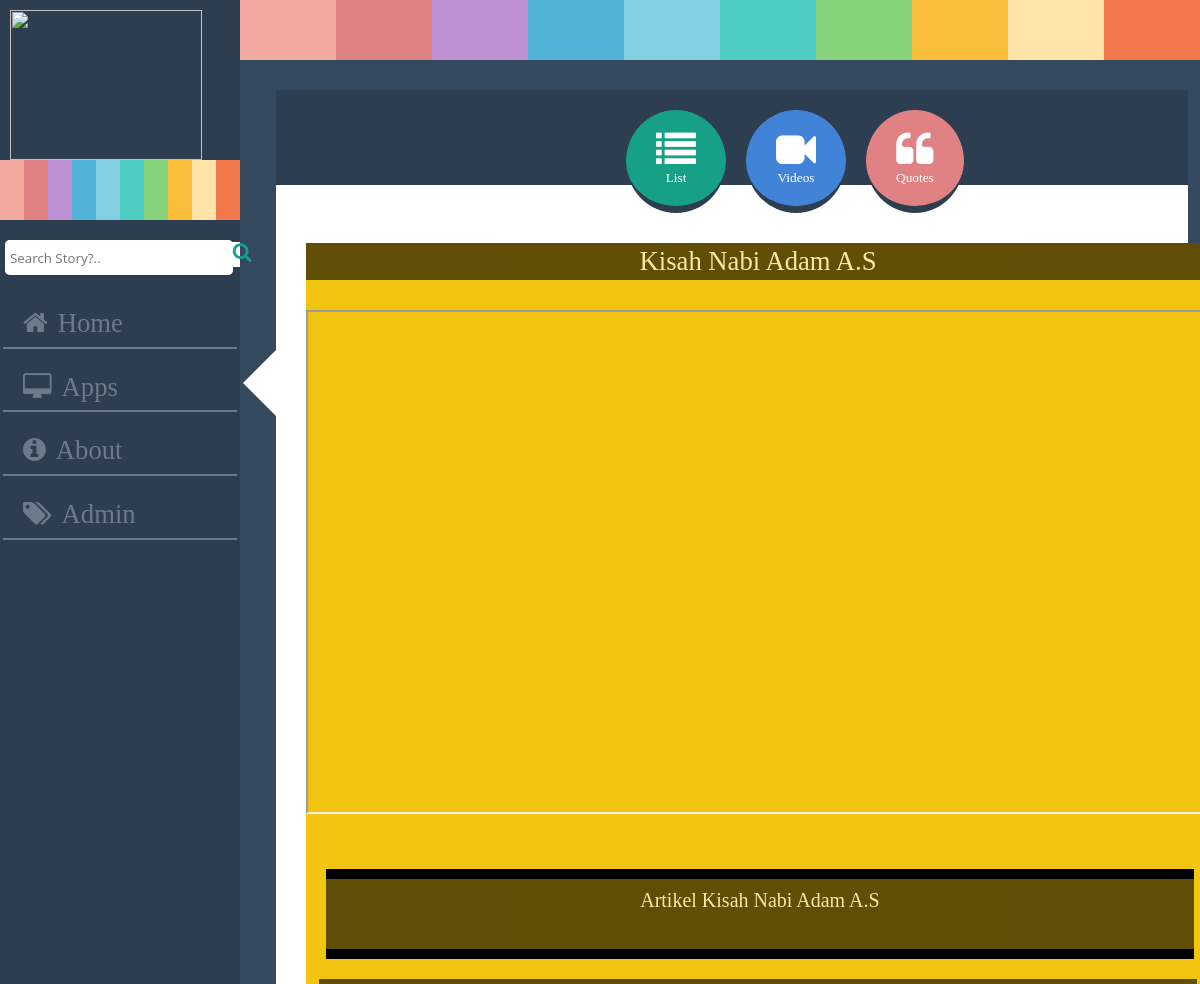
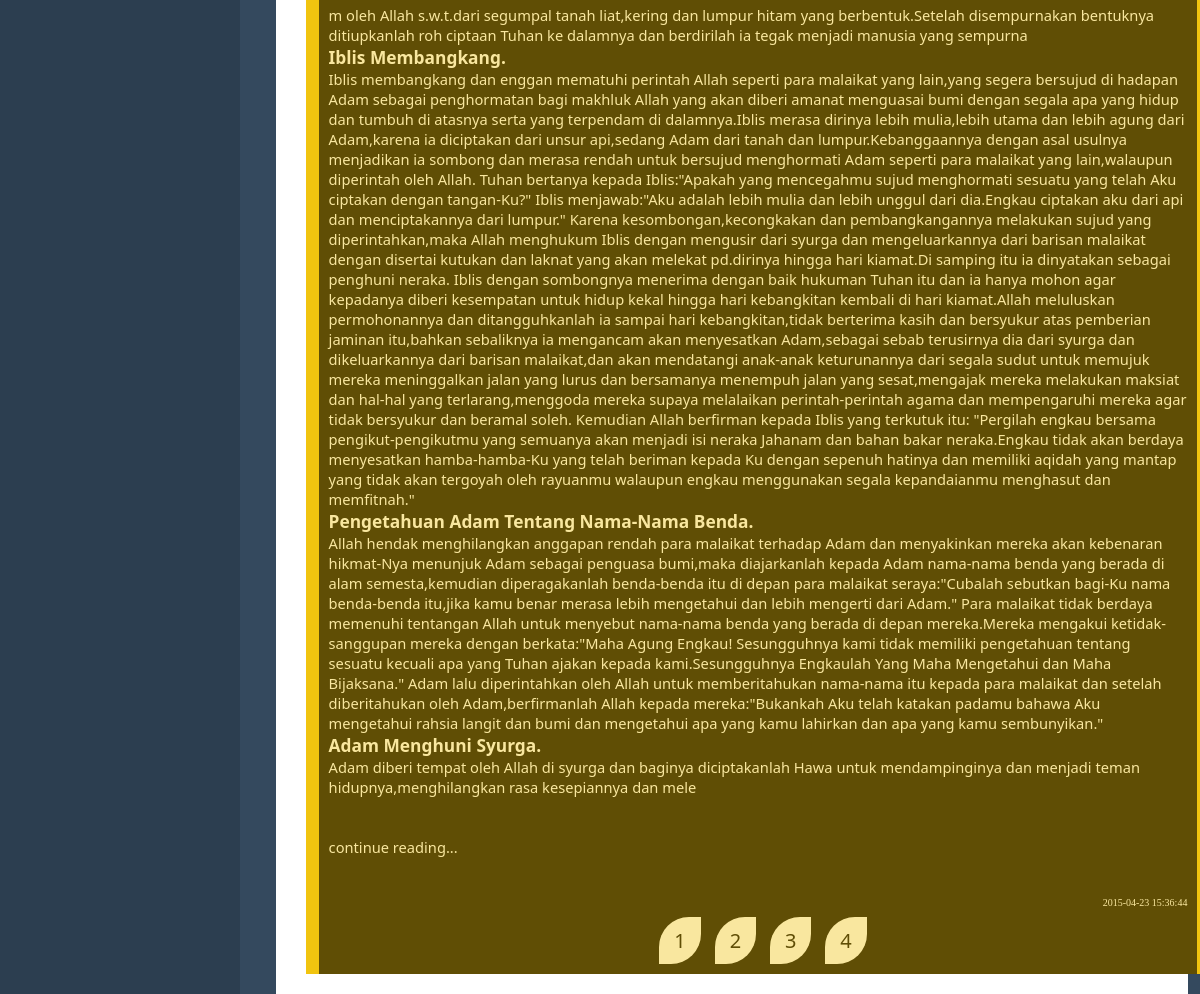
The page /next1.php?id=9 on the database its author committed (2 pictures, top to bottom).
### tables this page shows
CREATE TABLE IF NOT EXISTS `kisah` (
  `id_kisah` int(10) NOT NULL AUTO_INCREMENT,
  `judul` text NOT NULL,
  `gambar` text NOT NULL,
  `video` text NOT NULL,
  `isi` text NOT NULL,
  `tgl` datetime NOT NULL,
  PRIMARY KEY (`id_kisah`)
);

### Web/next1.php (the view, shortened to what this page needs)
<?php
include "koneksi.php";
	if (isset($_GET['id'])) {
			$sql = $sh->prepare("SELECT *FROM kisah where id_kisah = '$_GET[id]'");
			$sql->execute();
			$data = $sql->fetch(PDO::FETCH_ASSOC);
		}else
			{
			header("Location:error.php");
		}if($data===false)
			{
				header("Location:error.php");
		}else if(!isset($_GET['id'])){
		header("location:error.php");
			}
?>
<html>
<head>
</head>
<link rel="stylesheet" href="css/font-awesome.min.css" type="text/css">
<link rel="stylesheet" href="css.css">
<body>
<div id="c">
<div id="c1">
	<div id="logo">
	<img src="f/sn.png">
	</div>
	<div id="a">
	<div id="s1"></div>
	<div id="s2"></div>
	<div id="s3"></div>
	<div id="s4"></div>
	<div id="s5"></div>
	<div id="s6"></div>
	<div id="s7"></div>
	<div id="s8"></div>
	<div id="s9"></div>
	<div id="s10"></div>
	</div>
	<div id="pencarian">
	<div id="cari">
	<form action="cari.php" method="Post" enctype="multipart/form-data">
		<input type="text" name="cari" placeholder="Search Story?.." required>
	</form>
	</div>
	<div id="ca"><i class="fa fa-search"></i></div>
	</div>
	<a href="index.php">
	<div id="home"><i class="fa fa-home"><span style="margin-left:10px;">Home</span></i></div>
	</a>
	<a href="app.php">
	<div id="app"><i class="fa fa-desktop"><span style="margin-left:10px;">Apps</span></i></div>
	</a>
	<a href="about.php">
	<div id="about"><i class="fa fa-info-circle"><span style="margin-left:10px;">About</span></i></div>
	</a>
	<a href="admin.php">
	<div id="admin"><i class="fa fa-tags"><span style="margin-left:10px;">Admin</span></i></div>
	</a>
</div>
<div id="c2">
	<div id="a">
	<div id="s1"></div>
	<div id="s2"></div>
	<div id="s3"></div>
	<div id="s4"></div>
	<div id="s5"></div>
	<div id="s6"></div>
	<div id="s7"></div>
	<div id="s8"></div>
	<div id="s9"></div>
	<div id="s10"></div>
	</div>
	<div id="ap1">
		<div id="ap2"></div>
		<div id="ap3">
			<div id="ap4">
				<a href="app.php?a=menu">
				<div id="ap5"><i class="fa fa-list"></i><br><span style="font-size:10pt;">List</span></div>
				</a>
				<a href="app.php?a=vid">
				<div id="ap6"><i class="fa fa-video-camera"></i><br><span style="font-size:10pt;">Videos</span></div>
				</a>
				<a href="app.php?a=quotes">
				<div id="ap7"><i class="fa fa-quote-left"></i><br><span style="font-size:10pt;">Quotes</span></div>
				</a>
			</div>
<div id="m4">
<?php
if (isset($_GET['id'])) {
					$sql = $sh->query("select * from kisah where id_kisah = '$_GET[id]'");
					$data = $sql->fetch(PDO::FETCH_ASSOC);
				}
				else {
					echo "Not Found :(";
				}
?>
<div id="video">
<div id="title"><?php echo $data['judul']; ?></div>
<iframe width="900" height="500" src="<?php echo $data['video'];?>" autofullscreen></iframe>
<div id="n">
<a href="?b=sin">
<div id="n1">Artikel <?php echo $data['judul']; ?></div>
</a>
</div>
<div id="n3">
<?php
if (isset($_GET['id'])) {
					$sql = $sh->query("select * from kisah where id_kisah = '$_GET[id]'");
					$data = $sql->fetch(PDO::FETCH_ASSOC);
				}
				else {
					echo "Not Found :(";
				}
?>
<p>
<?php echo substr($data['isi'], 2000, 4000); echo "<br><br><br>continue reading...";?>
<br><br>
<br>
<p style="font-size:10px; float:right; font-family:Segoe Print;"><?php echo $data ['tgl'];?></p>
<div id="n6">
<a href="lihat.php?id=<?php echo $data['id_kisah']; ?>">
<div id="n4">1</div>
</a>
<a href="next1.php?id=<?php echo $data['id_kisah']; ?>">
<div id="n4">2</div>
</a>
<a href="next2.php?id=<?php echo $data['id_kisah']; ?>">
<div id="n4">3</div>
</a>
<a href="next3.php?id=<?php echo $data['id_kisah']; ?>">
<div id="n4">4</div>
</a>
</div>
</p>
</div>
</div>
</div>
</div>
</div>
</div>
</div>
</body>
</html>

### rows shown on the page
kisah: judul "Kisah Nabi Adam A.S", isi "m oleh Allah s.w.t.dari segumpal tanah liat,kering dan lumpur hitam yang berbentuk.Setelah disempurnakan bentuknya ditiupkanlah roh ciptaan Tuhan ke dalamnya dan berdirilah ia tegak menjadi manusia yang sempurna Iblis Membangkang. Iblis membangkang dan enggan mematuhi perintah Allah seperti para malaikat yang lain,yang segera bersujud di hadapan Adam sebagai penghormatan bagi makhluk Allah yang akan diberi amanat menguasai bumi dengan segala apa yang hidup dan tumbuh di atasnya serta yang terpendam di dalamnya.Iblis merasa dirinya lebih mulia,lebih utama dan lebih agung dari Adam,karena ia diciptakan dari unsur api,sedang Adam dari tanah dan lumpur.Kebanggaannya dengan asal usulnya…", tgl "2015-04-23 15:36:44"
